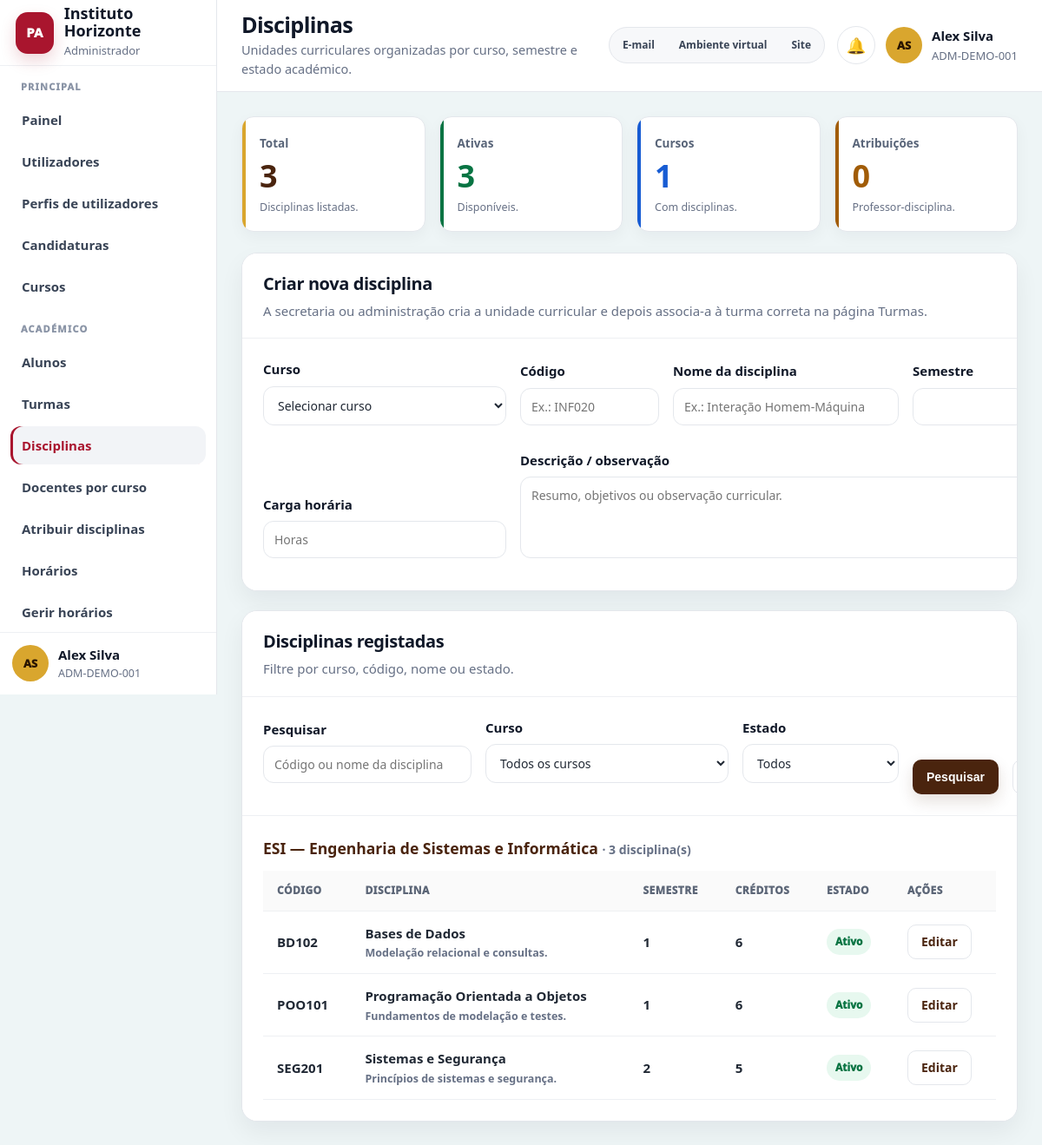
The app's page /pages/disciplinas.php (signed in) with its own data.
### tables this page shows
CREATE TABLE `users` (
    `id` INT AUTO_INCREMENT PRIMARY KEY,
    `institutional_id` VARCHAR(80) NULL UNIQUE,
    `full_name` VARCHAR(180) NOT NULL,
    `email` VARCHAR(180) NOT NULL UNIQUE,
    `personal_email` VARCHAR(180) NULL,
    `phone` VARCHAR(50) NULL,
    `birth_date` DATE NULL,
    `document_type` VARCHAR(80) NULL,
    `document_number` VARCHAR(100) NULL,
    `address` TEXT NULL,
    `password_hash` VARCHAR(255) NOT NULL,
    `role` VARCHAR(50) NULL,
    `roles` TEXT NULL,
    `status` VARCHAR(30) NOT NULL DEFAULT 'active',
    `is_active` TINYINT(1) NOT NULL DEFAULT 1,
    `must_change_password` TINYINT(1) NOT NULL DEFAULT 0,
    `profile_photo` VARCHAR(255) NULL,
    `identity_document_file` VARCHAR(255) NULL,
    `last_login_at` DATETIME NULL,
    `created_at` DATETIME NOT NULL DEFAULT CURRENT_TIMESTAMP,
    `updated_at` DATETIME NULL DEFAULT NULL ON UPDATE CURRENT_TIMESTAMP,
    INDEX `idx_users_institutional_id` (`institutional_id`),
    INDEX `idx_users_email` (`email`),
    INDEX `idx_users_role` (`role`),
    INDEX `idx_users_status` (`status`)
);

CREATE TABLE `subjects` (
    `id` INT AUTO_INCREMENT PRIMARY KEY,
    `course_id` INT NOT NULL,
    `code` VARCHAR(50) NOT NULL,
    `name` VARCHAR(180) NOT NULL,
    `semester` INT NULL,
    `credits` INT NULL,
    `workload_hours` INT NULL,
    `description` TEXT NULL,
    `status` VARCHAR(20) NOT NULL DEFAULT 'active',
    `created_at` DATETIME NOT NULL DEFAULT CURRENT_TIMESTAMP,
    `updated_at` DATETIME NULL DEFAULT NULL ON UPDATE CURRENT_TIMESTAMP,
    UNIQUE KEY `uq_subject_course_code` (`course_id`, `code`),
    INDEX `idx_subjects_course` (`course_id`),
    INDEX `idx_subjects_status` (`status`)
);

### pages/disciplinas.php (the view, shortened to what the rows shown need)
<?php
require_once __DIR__ . '/../includes/portal_layout.php';
require_any_role(['admin', 'secretaria', 'direcao', 'coordenador', 'professor']);
$user = current_user();
$role = portal_user_role($user);
$canManage = in_array($role, ['admin', 'secretaria'], true);
$editId = (int) ($_GET['editar'] ?? 0);
$where = [];
$params = [];
$whereSql = $where ? 'WHERE ' . implode(' AND ', $where) : '';
$subjects = portal_rows($pdo, "
    SELECT subjects.*, courses.code AS course_code, courses.name AS course_name, courses.level AS course_level
    FROM subjects
    LEFT JOIN courses ON courses.id = subjects.course_id
    {$whereSql}
    ORDER BY courses.name ASC, subjects.semester ASC, subjects.name ASC
    LIMIT 400
", $params);
$grouped = [];
foreach ($subjects as $s) { $grouped[($s['course_code'] ?? '-') . ' — ' . ($s['course_name'] ?? 'Sem curso')][] = $s; }
$editing = $editId > 0 ? portal_one($pdo, "SELECT * FROM subjects WHERE id = ? LIMIT 1", [$editId]) : null;
portal_layout_start('disciplinas','Disciplinas','Unidades curriculares organizadas por curso, semestre e estado académico.',$role);
?>
<?php if ($canManage): ?>
<div class="ui-panel">
    <div class="ui-panel-header">
        <div>
            <h2><?= $editing ? 'Editar disciplina' : 'Criar nova disciplina'; ?></h2>
        </div>
    </div>
</div>
<?php endif; ?>
<div class="ui-panel">
    <div class="ui-panel-header"><div><h2>Disciplinas registadas</h2><p>Filtre por curso, código, nome ou estado.</p></div></div>
    <div class="ui-panel-body" style="display:grid;gap:22px;">
        <?php foreach($grouped as $course=>$items): ?>
            <section>
                <h3 style="margin:0 0 12px;color:var(--ui-brown-900);"><?= e($course); ?> <small style="color:var(--ui-muted);font-size:14px;">· <?= count($items); ?> disciplina(s)</small></h3>
                <div class="ui-table-wrap"><table class="ui-table"><thead><tr><th>Código</th><th>Disciplina</th><th>Semestre</th><th>Créditos</th><th>Estado</th><?php if($canManage): ?><th>Ações</th><?php endif; ?></tr></thead><tbody><?php foreach($items as $subject): ?><tr><td><?= e($subject['code']??'-'); ?></td><td><strong><?= e($subject['name']??'-'); ?></strong><small><?= e($subject['description'] ?? ''); ?></small></td><td><?= e((string)($subject['semester']??'-')); ?></td><td><?= e((string)($subject['credits']??'-')); ?></td><td><span class="ui-badge <?= e(portal_badge_class($subject['status']??'')); ?>"><?= e(portal_label_status($subject['status']??'')); ?></span></td><?php if($canManage): ?><td><a class="ui-btn ui-btn-ghost" href="<?= e(APP_URL); ?>/pages/disciplinas.php?editar=<?= (int)$subject['id']; ?>">Editar</a></td><?php endif; ?></tr><?php endforeach; ?></tbody></table></div>
            </section>
        <?php endforeach; ?>
    </div>
</div>
<?php portal_layout_end(); ?>

### includes/portal_layout.php (shortened to what the rows shown need)
<?php
require_once __DIR__ . '/auth.php';
require_once __DIR__ . '/portal_ui_helpers.php';
if (file_exists(__DIR__ . '/notification_widget.php')) {
    require_once __DIR__ . '/notification_widget.php';
}
if (!function_exists('portal_initials')) {
    function portal_initials(string $name): string
    {
        return portal_initials_safe($name);
    }
}
if (!function_exists('portal_user_photo_url')) {
    function portal_user_photo_url(array $user): string
    {
        $photo = trim((string) ($user['profile_photo'] ?? ''));
        if ($photo === '') {
            return '';
        }
        return APP_URL . '/' . ltrim($photo, '/');
    }
}
if (!function_exists('portal_avatar_html')) {
    function portal_avatar_html(array $user, string $name, string $class = 'ui-avatar-sm'): string
    {
        $photoUrl = portal_user_photo_url($user);
        return '<div class="' . e($class) . '">' . e(portal_initials($name)) . '</div>';
    }
}
if (!function_exists('portal_layout_start')) {
    function portal_layout_start(string $activeMenu, string $title, string $subtitle = '', ?string $forcedRole = null): void
    {
        $user = current_user();
        global $pdo;
        if (isset($pdo) && $pdo instanceof PDO && function_exists('portal_one')) {
            $freshUser = portal_one($pdo, "SELECT * FROM users WHERE id = ? LIMIT 1", [(int) ($user['id'] ?? 0)]);
            if ($freshUser) {
                $user = array_merge($user, $freshUser);
            }
        }
        $userName = (string) ($user['full_name'] ?? 'Utilizador');
        $userCode = (string) ($user['institutional_id'] ?? '');
        ?>
<!DOCTYPE html>
<html lang="pt-CV">
<head>
    <link rel="stylesheet" href="<?= e(APP_URL); ?>/assets/css/portal-modern.css">
</head>
<body class="ui-body">
<div class="ui-shell">
    <aside class="ui-sidebar">
        <div class="ui-sidebar-footer">
            <div class="ui-mini-user">
                <?= portal_avatar_html($user, $userName, 'ui-avatar-sm'); ?>
                <div>
                    <strong><?= e($userName); ?></strong>
                    <span><?= e($userCode); ?></span>
                </div>
            </div>
        </div>
    </aside>
    <main class="ui-main">
        <header class="ui-topbar">
            <div>
                <h1><?= e($title); ?></h1>
            </div>
            <div class="ui-topbar-actions">
                <?php if (function_exists('render_notification_user_box')): ?>
                    <?php render_notification_user_box($user, $userCode, 'ui'); ?>
                <?php endif; ?>
            </div>
        </header>
        <section class="ui-content">
        <?php
    }
}
if (!function_exists('portal_layout_end')) {
    function portal_layout_end(): void
    {
        ?>
        </section>
    </main>
</div>
</body>
</html>
        <?php
    }
}

### includes/notification_widget.php (shortened to what the rows shown need)
<?php
if (!function_exists('notify_initials')) {
    function notify_initials(string $name): string
    {
        return function_exists('portal_initials_safe') ? portal_initials_safe($name) : 'PA';
    }
}
if (!function_exists('render_notification_user_box')) {
    function render_notification_user_box(array $user, string $subtitle = '', string $theme = 'ui'): void
    {
        $name = (string) ($user['full_name'] ?? 'Utilizador');
        $code = $subtitle !== '' ? $subtitle : (string) ($user['institutional_id'] ?? '');
        $photoUrl = function_exists('portal_user_photo_url') ? portal_user_photo_url($user) : '';
        ?>
        <div class="notification-user-area">
            <details class="notify-menu">
                <summary class="notify-trigger" aria-label="Abrir notificações" title="Notificações">
                    <span class="notify-icon" aria-hidden="true">🔔</span>
                </summary>
            </details>
            <div class="ui-user-box">
                <?php if ($photoUrl !== ''): ?>
                    <img class="ui-avatar-sm is-photo" src="<?= e($photoUrl); ?>" alt="Fotografia de perfil">
                <?php else: ?>
                    <div class="ui-avatar-sm"><?= e(notify_initials($name)); ?></div>
                <?php endif; ?>
                <div>
                    <strong><?= e($name); ?></strong>
                    <span><?= e($code); ?></span>
                </div>
            </div>
        </div>
        <?php
    }
}

### records on screen
users: full_name "AS", full_name "Alex Silva", institutional "ADM-DEMO-001"
subjects: code "BD102", name "Bases de Dados", description "Modelação relacional e consultas.", semester "1", credits "6", status "Ativo"
subjects: code "POO101", name "Programação Orientada a Objetos", description "Fundamentos de modelação e testes.", semester "1", credits "6", status "Ativo"
subjects: code "SEG201", name "Sistemas e Segurança", description "Princípios de sistemas e segurança.", semester "2", credits "5", status "Ativo"

### other values on screen
$roleLabel "Administrador"
portal_section_label($section) "PRINCIPAL"
$item['label'] "Painel"
$item['label'] "Utilizadores"
$item['label'] "Perfis de utilizadores"
$item['label'] "Candidaturas"
$item['label'] "Cursos"
portal_section_label($section) "ACADÉMICO"
$item['label'] "Alunos"
$item['label'] "Turmas"
$item['label'] "Disciplinas"
$item['label'] "Docentes por curso"
$item['label'] "Atribuir disciplinas"
$item['label'] "Horários"
$item['label'] "Gerir horários"
